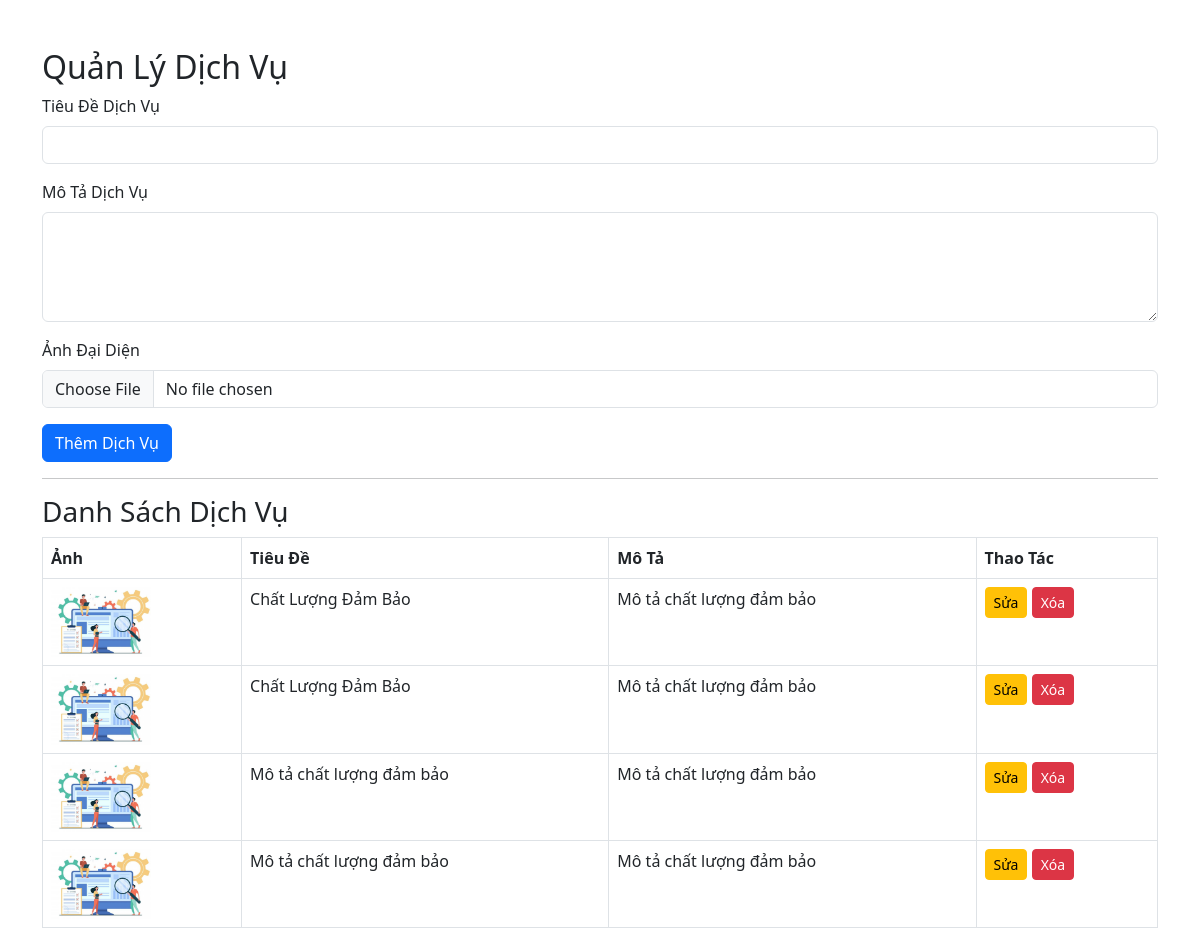
The page /thongtindichvu.php on the database its author committed.
### tables this page shows
CREATE TABLE `services` (
  `id` int(11) NOT NULL,
  `service_image` varchar(255) NOT NULL,
  `service_title` varchar(255) NOT NULL,
  `service_description` text NOT NULL
);

### thongtindichvu.php (the view, shortened to what this page needs)
<?php
include 'db_connection.php';
?>
<!DOCTYPE html>
<html lang="en">
<head>
    <link href="https://cdn.jsdelivr.net/npm/bootstrap@5.3.0-alpha3/dist/css/bootstrap.min.css" rel="stylesheet">
    <link href="https://cdn.jsdelivr.net/npm/bootstrap-icons/font/bootstrap-icons.css" rel="stylesheet">
</head>
<body>
    <div class="container mt-5">
        <h2>Quản Lý Dịch Vụ</h2>
        <form action="thongtindichvu.php" method="POST" enctype="multipart/form-data">
            <div class="mb-3">
                <label for="service_title" class="form-label">Tiêu Đề Dịch Vụ</label>
                <input type="text" class="form-control" id="service_title" name="service_title" required>
            </div>
            <div class="mb-3">
                <label for="service_description" class="form-label">Mô Tả Dịch Vụ</label>
                <textarea class="form-control" id="service_description" name="service_description" rows="4" required></textarea>
            </div>
            <div class="mb-3">
                <label for="service_image" class="form-label">Ảnh Đại Diện</label>
                <input type="file" class="form-control" id="service_image" name="service_image" accept="image/*" required>
            </div>
            <button type="submit" name="add_service" class="btn btn-primary">Thêm Dịch Vụ</button>
        </form>
        <hr>
        <h3>Danh Sách Dịch Vụ</h3>
        <table class="table table-bordered">
            <thead>
                <tr>
                    <th>Ảnh</th>
                    <th>Tiêu Đề</th>
                    <th>Mô Tả</th>
                    <th>Thao Tác</th>
                </tr>
            </thead>
            <tbody>
                <?php
                $result = mysqli_query($conn, "SELECT * FROM services");
                while ($service = mysqli_fetch_assoc($result)) {
                    echo "<tr>";
                    echo "<td><img src='" . $service['service_image'] . "' alt='" . $service['service_title'] . "' width='100'></td>";
                    echo "<td>" . $service['service_title'] . "</td>";
                    echo "<td>" . $service['service_description'] . "</td>";
                    echo "<td>
                            <a href='thongtindichvu.php?edit=" . $service['id'] . "' class='btn btn-warning btn-sm'>Sửa</a>
                            <a href='thongtindichvu.php?delete=" . $service['id'] . "' class='btn btn-danger btn-sm' onclick='return confirm(\"Bạn có chắc muốn xóa?\")'>Xóa</a>
                          </td>";
                    echo "</tr>";
                }
                ?>
            </tbody>
        </table>
    </div>
</body>
</html>

### rows shown on the page
services: service_image (picture), service_title "Chất Lượng Đảm Bảo", service_description "Mô tả chất lượng đảm bảo"
services: service_image (picture), service_title "Chất Lượng Đảm Bảo", service_description "Mô tả chất lượng đảm bảo"
services: service_image (picture), service_title "Mô tả chất lượng đảm bảo", service_description "Mô tả chất lượng đảm bảo"
services: service_image (picture), service_title "Mô tả chất lượng đảm bảo", service_description "Mô tả chất lượng đảm bảo"
